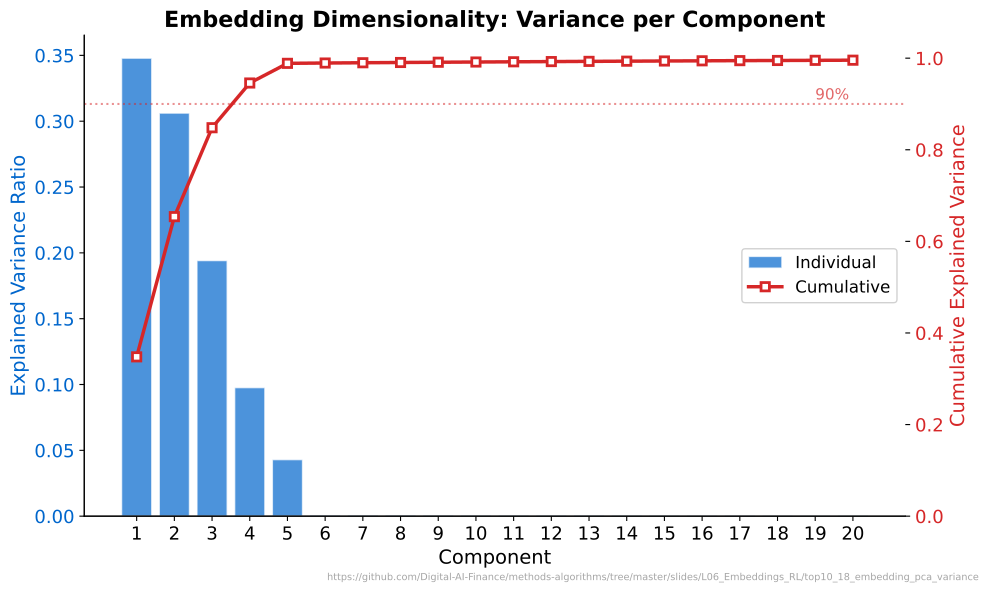

Source code (Python):
"""Embedding Dimensionality: Variance per Component - PCA on synthetic embeddings showing explained variance."""
import matplotlib.pyplot as plt
import numpy as np
from pathlib import Path
from sklearn.decomposition import PCA

CHART_METADATA = {
    "title": "Embedding Dimensionality: Variance per Component",
    "description": "PCA explained variance on synthetic word embeddings with realistic low-rank structure",
    "url": "https://github.com/Digital-AI-Finance/methods-algorithms/tree/master/slides/L06_Embeddings_RL/top10_18_embedding_pca_variance"
}

plt.rcParams.update({
    'font.size': 14, 'axes.labelsize': 14, 'axes.titlesize': 16,
    'xtick.labelsize': 13, 'ytick.labelsize': 13, 'legend.fontsize': 13,
    'figure.figsize': (10, 6), 'figure.dpi': 150,
    'axes.spines.top': False, 'axes.spines.right': False,
})

MLPURPLE = '#3333B2'
MLBLUE = '#0066CC'
MLORANGE = '#FF7F0E'
MLGREEN = '#2CA02C'
MLRED = '#D62728'

np.random.seed(42)

# Create synthetic embedding matrix with realistic structure
n_words = 100
full_dim = 50

# A few dominant semantic directions + noise
n_dominant = 5
dominant_dirs = np.random.randn(n_dominant, full_dim)
# Give each direction a different scale (first few are strongest)
scales = np.array([3.0, 2.5, 2.0, 1.5, 1.0])
word_coeffs = np.random.randn(n_words, n_dominant)
structured = (word_coeffs * scales) @ dominant_dirs
noise = np.random.randn(n_words, full_dim) * 0.5
embeddings = structured + noise

# Run PCA
n_components = 20
pca = PCA(n_components=n_components, random_state=42)
pca.fit(embeddings)

var_ratio = pca.explained_variance_ratio_
cumulative = np.cumsum(var_ratio)

fig, ax = plt.subplots(figsize=(10, 6))

# Bar chart for individual variance
components = np.arange(1, n_components + 1)
bars = ax.bar(components, var_ratio, color=MLBLUE, alpha=0.7, label='Individual', edgecolor='white')

# Cumulative line on same axis
ax2 = ax.twinx()
ax2.plot(components, cumulative, color=MLRED, linewidth=2.5, marker='s', markersize=6,
         markerfacecolor='white', markeredgecolor=MLRED, markeredgewidth=2,
         label='Cumulative')
ax2.set_ylabel("Cumulative Explained Variance", color=MLRED)
ax2.tick_params(axis='y', labelcolor=MLRED)
ax2.set_ylim(0, 1.05)

# 90% threshold line
ax2.axhline(y=0.9, color=MLRED, linestyle=':', alpha=0.5, linewidth=1.5)
ax2.text(n_components - 1, 0.91, '90%', fontsize=11, color=MLRED, alpha=0.7)

ax.set_title("Embedding Dimensionality: Variance per Component", fontsize=16, fontweight='bold')
ax.set_xlabel("Component")
ax.set_ylabel("Explained Variance Ratio", color=MLBLUE)
ax.tick_params(axis='y', labelcolor=MLBLUE)
ax.set_xticks(components)

# Combined legend
lines1, labels1 = ax.get_legend_handles_labels()
lines2, labels2 = ax2.get_legend_handles_labels()
ax.legend(lines1 + lines2, labels1 + labels2, loc='center right', fontsize=12, framealpha=0.9)

plt.figtext(0.99, 0.01, CHART_METADATA['url'],
            fontsize=7, color='gray', ha='right', va='bottom', alpha=0.7)
plt.tight_layout()
plt.savefig(Path(__file__).parent / 'chart.pdf', dpi=300, bbox_inches='tight')
plt.close()
print("Chart saved: top10_18_embedding_pca_variance/chart.pdf")
